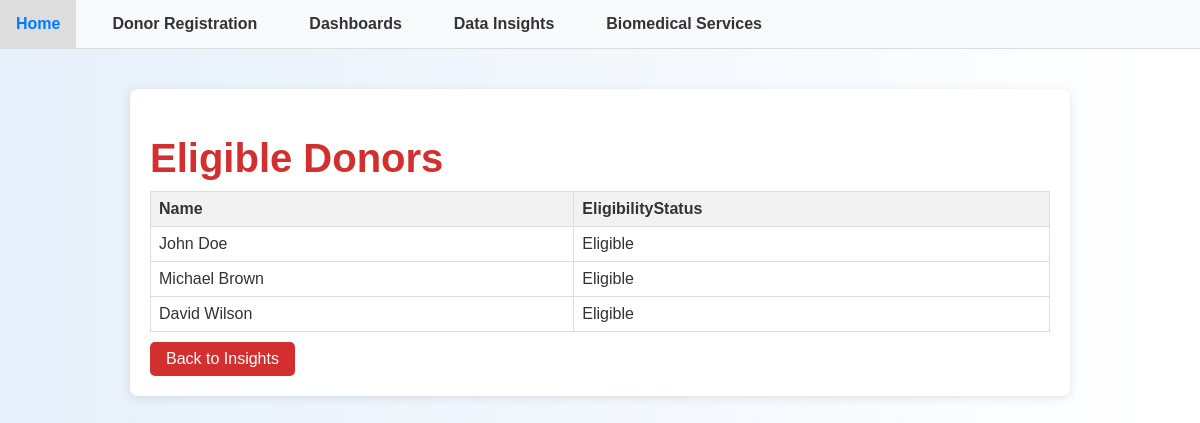
The app's page /eligible_donors with its own data.
### tables this page shows
CREATE TABLE DonationEligibility (
    EligibilityID INTEGER PRIMARY KEY AUTOINCREMENT,
    DonorID INTEGER NOT NULL,
    LastEligibilityCheck DATE NOT NULL,
    EligibilityStatus TEXT NOT NULL CHECK (EligibilityStatus IN ('Eligible', 'Not Eligible', 'Pending')),
    FOREIGN KEY (DonorID) REFERENCES Donors(DonorID) ON DELETE CASCADE
);

CREATE TABLE Donors (
    DonorID INTEGER PRIMARY KEY AUTOINCREMENT,
    Name TEXT NOT NULL,
    DateOfBirth DATE NOT NULL,
    BloodType TEXT NOT NULL CHECK (BloodType IN ('A+', 'A-', 'B+', 'B-', 'AB+', 'AB-', 'O+', 'O-')),
    ContactInfo TEXT NOT NULL,
    Email TEXT UNIQUE NOT NULL,
    LastDonationDate DATE
);

### app.py (the view)
@app.route('/eligible_donors')
def eligible_donors():
    conn = get_db()
    query = '''
    SELECT Donors.Name, DonationEligibility.EligibilityStatus
    FROM Donors
    JOIN DonationEligibility ON Donors.DonorID = DonationEligibility.DonorID
    WHERE DonationEligibility.EligibilityStatus = 'Eligible'
    '''
    results = conn.execute(query).fetchall()
    return render_template('query_results.html', results=results, title="Eligible Donors")

### app.py (called while the page is built)
def get_db():
    conn = sqlite3.connect('database.db')
    conn.row_factory = sqlite3.Row
    return conn

### templates/query_results.html
{% extends "layout.html" %}
{% block content %}
<div class="container">
    <h1>{{ title }}</h1>
    {% if results %}
        <table>
            <tr>
                {% for key in results[0].keys() if key not in ['DonorID', 'HospitalID'] %}
                    <th>{{ key }}</th>
                {% endfor %}
            </tr>
            {% for row in results %}
            <tr>
                {% for key in row.keys() if key not in ['DonorID', 'HospitalID'] %}
                    <td>
                        {% if key == 'LastDonationDate' %}
                            {{ row[key] if row[key] else "Never Donated" }}
                        {% else %}
                            {{ row[key] }}
                        {% endif %}
                    </td>
                {% endfor %}
            </tr>
            {% endfor %}
        </table>
    {% else %}
        <p>No results found.</p>
    {% endif %}
    <a href="{{ url_for('insights') }}" class="btn">Back to Insights</a>
</div>
{% endblock %}

### static/css/style.css (style rules this page uses)
body { font-family: 'Helvetica', Arial, sans-serif; margin: 0; padding: 0; background: linear-gradient(to right, #e6f0fa, #ffffff); color: #333; }
.container { max-width: 900px; margin: 40px auto; padding: 20px; background-color: #ffffff; box-shadow: 0 2px 10px rgba(0, 0, 0, 0.1); border-radius: 8px; }
h1 { font-size: 2.5em; color: #d32f2f; margin-bottom: 10px; }
.btn { display: inline-block; margin-top: 10px; padding: 8px 16px; background-color: #d32f2f; color: #ffffff; text-decoration: none; border-radius: 5px; transition: background-color 0.3s ease; }
table { border-collapse: collapse; width: 100%; }
th, td { border: 1px solid #ddd; padding: 8px; text-align: left; }
th { background-color: #f2f2f2; }

### records on screen
DonationEligibility: Name "John Doe" "Eligible"
DonationEligibility: Name "Michael Brown" "Eligible"
DonationEligibility: Name "David Wilson" "Eligible"

### other values on screen
{{ title }} "Eligible Donors"
{{ key }} "Name" "EligibilityStatus"
